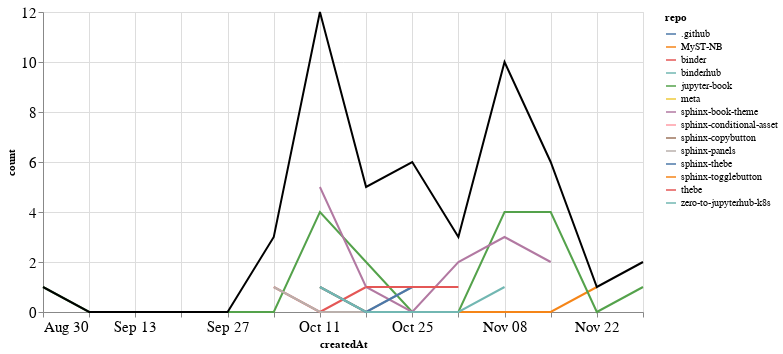

The notebook cell saved with this chart:
### Markdown cell above
### PRs

### Code cell
prs_time = prs.groupby('repo').resample('W', on='createdAt').count()['author'].reset_index()
prs_time = prs_time.rename(columns={'author': 'count'})
prs_time_total = prs_time.groupby('createdAt').agg({"count": "sum"}).reset_index()

ch1 = alt.Chart(prs_time, width=600).mark_line().encode(
    x='createdAt',
    y='count',
    color='repo',
    tooltip="repo"
)

ch2 = alt.Chart(prs_time_total, width=600).mark_line(color="black").encode(
    x='createdAt',
    y='count',
)

ch1 + ch2

### Figure 1 — Vega-Lite specification as saved in the notebook (floating-point values rounded to 4 significant figures)
{"config": {"axisLeft": {"labelFontSize": 15}, "axisBottom": {"labelFontSize": 15}}, "layer": [{"data": {"name": "data-63f170e713392989dbedc1ac3ceda9f4"}, "mark": "line", "encoding": {"color": {"type": "nominal", "field": "repo"}, "tooltip": {"type": "nominal", "field": "repo"}, "x": {"type": "temporal", "field": "createdAt"}, "y": {"type": "quantitative", "field": "count"}}, "width": 600}, {"data": {"name": "data-f1c3e86dc46513946dedebc258d7115f"}, "mark": {"type": "line", "color": "black"}, "encoding": {"x": {"type": "temporal", "field": "createdAt"}, "y": {"type": "quantitative", "field": "count"}}, "width": 600}], "$schema": "https://vega.github.io/schema/vega-lite/v4.8.1.json", "datasets": {"data-63f170e713392989dbedc1ac3ceda9f4": [{"repo": ".github", "createdAt": "2020-11-08T00:00:00", "count": 1}, {"repo": "MyST-NB", "createdAt": "2020-10-11T00:00:00", "count": 1}, {"repo": "MyST-NB", "createdAt": "2020-10-18T00:00:00", "count": 0}, {"repo": "MyST-NB", "createdAt": "2020-10-25T00:00:00", "count": 0}, {"repo": "MyST-NB", "createdAt": "2020-11-01T00:00:00", "count": 0}, {"repo": "MyST-NB", "createdAt": "2020-11-08T00:00:00", "count": 0}, {"repo": "MyST-NB", "createdAt": "2020-11-15T00:00:00", "count": 0}, {"repo": "MyST-NB", "createdAt": "2020-11-22T00:00:00", "count": 1}, {"repo": "binder", "createdAt": "2020-10-04T00:00:00", "count": 1}, {"repo": "binder", "createdAt": "2020-10-11T00:00:00", "count": 0}, {"repo": "binder", "createdAt": "2020-10-18T00:00:00", "count": 1}, {"repo": "binderhub", "createdAt": "2020-10-04T00:00:00", "count": 1}, {"repo": "jupyter-book", "createdAt": "2020-08-30T00:00:00", "count": 1}, {"repo": "jupyter-book", "createdAt": "2020-09-06T00:00:00", "count": 0}, {"repo": "jupyter-book", "createdAt": "2020-09-13T00:00:00", "count": 0}, {"repo": "jupyter-book", "createdAt": "2020-09-20T00:00:00", "count": 0}, {"repo": "jupyter-book", "createdAt": "2020-09-27T00:00:00", "count": 0}, {"repo": "jupyter-book", "createdAt": "2020-10-04T00:00:00", "count": 0}, {"repo": "jupyter-book", "createdAt": "2020-10-11T00:00:00", "count": 4}, {"repo": "jupyter-book", "createdAt": "2020-10-18T00:00:00", "count": 2}, {"repo": "jupyter-book", "createdAt": "2020-10-25T00:00:00", "count": 0}, {"repo": "jupyter-book", "createdAt": "2020-11-01T00:00:00", "count": 0}, {"repo": "jupyter-book", "createdAt": "2020-11-08T00:00:00", "count": 4}, {"repo": "jupyter-book", "createdAt": "2020-11-15T00:00:00", "count": 4}, {"repo": "jupyter-book", "createdAt": "2020-11-22T00:00:00", "count": 0}, {"repo": "jupyter-book", "createdAt": "2020-11-29T00:00:00", "count": 1}, {"repo": "meta", "createdAt": "2020-11-29T00:00:00", "count": 1}, {"repo": "sphinx-book-theme", "createdAt": "2020-10-11T00:00:00", "count": 5}, {"repo": "sphinx-book-theme", "createdAt": "2020-10-18T00:00:00", "count": 1}, {"repo": "sphinx-book-theme", "createdAt": "2020-10-25T00:00:00", "count": 0}, {"repo": "sphinx-book-theme", "createdAt": "2020-11-01T00:00:00", "count": 2}, {"repo": "sphinx-book-theme", "createdAt": "2020-11-08T00:00:00", "count": 3}, {"repo": "sphinx-book-theme", "createdAt": "2020-11-15T00:00:00", "count": 2}, {"repo": "sphinx-conditional-asset", "createdAt": "2020-10-25T00:00:00", "count": 2}, {"repo": "sphinx-copybutton", "createdAt": "2020-11-08T00:00:00", "count": 1}, {"repo": "sphinx-panels", "createdAt": "2020-10-04T00:00:00", "count": 1}, {"repo": "sphinx-panels", "createdAt": "2020-10-11T00:00:00", "count": 0}, {"repo": "sphinx-panels", "createdAt": "2020-10-18T00:00:00", "count": 0}, {"repo": "sphinx-panels", "createdAt": "2020-10-25T00:00:00", "count": 1}, {"repo": "sphinx-thebe", "createdAt": "2020-10-11T00:00:00", "count": 1}, {"repo": "sphinx-thebe", "createdAt": "2020-10-18T00:00:00", "count": 0}, {"repo": "sphinx-thebe", "createdAt": "2020-10-25T00:00:00", "count": 1}, {"repo": "sphinx-togglebutton", "createdAt": "2020-10-25T00:00:00", "count": 1}, {"repo": "thebe", "createdAt": "2020-10-18T00:00:00", "count": 1}, {"repo": "thebe", "createdAt": "2020-10-25T00:00:00", "count": 1}, {"repo": "thebe", "createdAt": "2020-11-01T00:00:00", "count": 1}, {"repo": "zero-to-jupyterhub-k8s", "createdAt": "2020-10-11T00:00:00", "count": 1}, {"repo": "zero-to-jupyterhub-k8s", "createdAt": "2020-10-18T00:00:00", "count": 0}, {"repo": "zero-to-jupyterhub-k8s", "createdAt": "2020-10-25T00:00:00", "count": 0}, {"repo": "zero-to-jupyterhub-k8s", "createdAt": "2020-11-01T00:00:00", "count": 0}, {"repo": "zero-to-jupyterhub-k8s", "createdAt": "2020-11-08T00:00:00", "count": 1}], "data-f1c3e86dc46513946dedebc258d7115f": [{"createdAt": "2020-08-30T00:00:00", "count": 1}, {"createdAt": "2020-09-06T00:00:00", "count": 0}, {"createdAt": "2020-09-13T00:00:00", "count": 0}, {"createdAt": "2020-09-20T00:00:00", "count": 0}, {"createdAt": "2020-09-27T00:00:00", "count": 0}, {"createdAt": "2020-10-04T00:00:00", "count": 3}, {"createdAt": "2020-10-11T00:00:00", "count": 12}, {"createdAt": "2020-10-18T00:00:00", "count": 5}, {"createdAt": "2020-10-25T00:00:00", "count": 6}, {"createdAt": "2020-11-01T00:00:00", "count": 3}, {"createdAt": "2020-11-08T00:00:00", "count": 10}, {"createdAt": "2020-11-15T00:00:00", "count": 6}, {"createdAt": "2020-11-22T00:00:00", "count": 1}, {"createdAt": "2020-11-29T00:00:00", "count": 2}]}}
